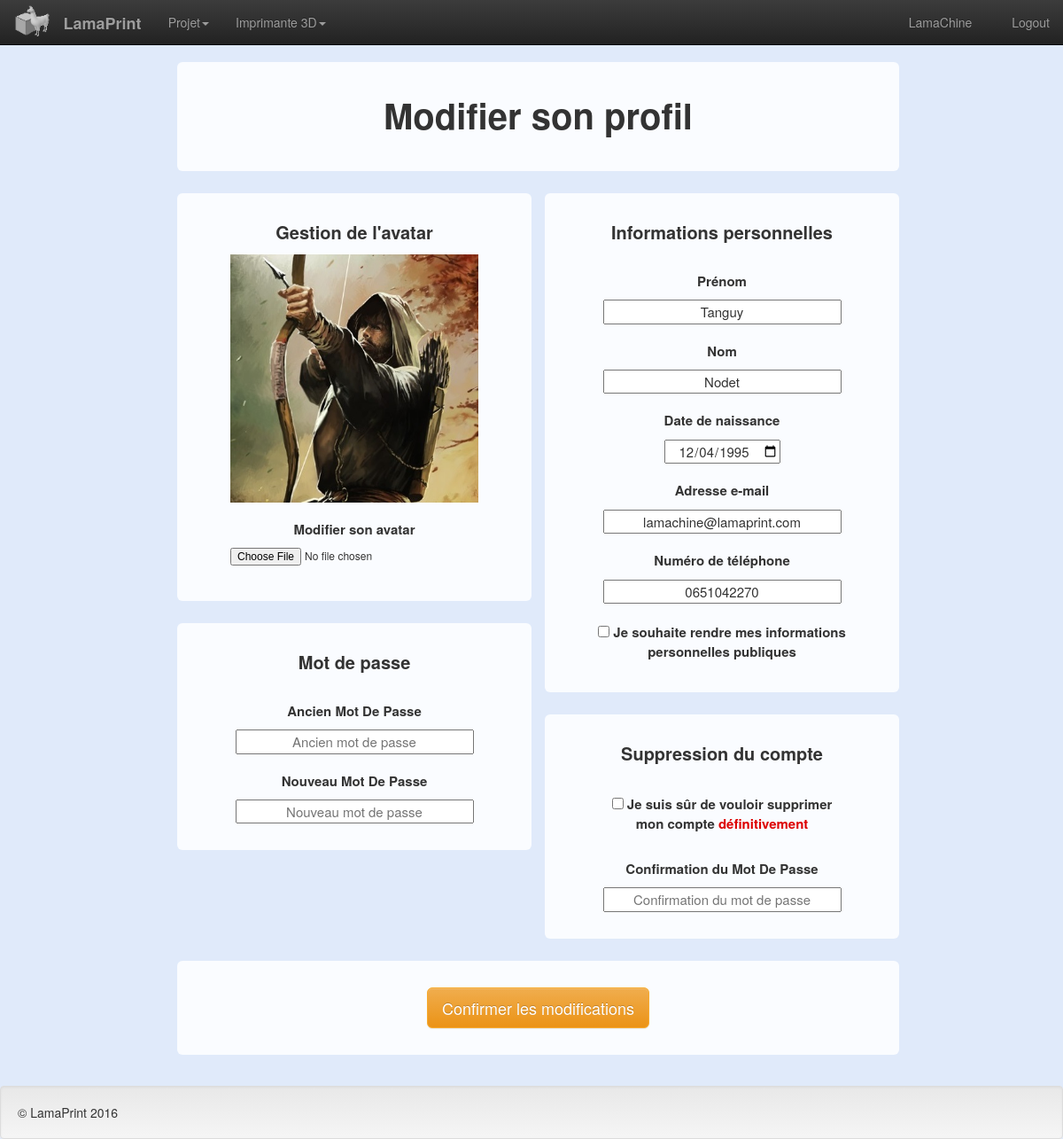
Screenshot of /profile?action=edit&user=LamaChine (signed in) with the database file from the repository.
### tables this page shows
CREATE TABLE user (
	username VARCHAR NOT NULL, 
	password VARCHAR, 
	mail VARCHAR, 
	lastname VARCHAR, 
	name VARCHAR, 
	address VARCHAR, 
	profile_image_path VARCHAR, 
	creation_date VARCHAR, 
	score INTEGER, 
	birthdate VARCHAR, 
	telephone VARCHAR, 
	PRIMARY KEY (username), 
	UNIQUE (username)
);

### test.py (the view)
@app.route('/profile', methods=['GET','POST'])
def profile():
	action = request.args.get('action', '')
	print("#!#!# action =", action, type(action))
	username = request.args.get('user', '')
	print("#!#!# user =", username, type(username))
	if request.method=='GET' and action=="view":
		print(session.get('username'))
		result=getUserInfo(username)
		if result is False:
			flash('Error: user \"'+ username + '\" may not exist.', 'warning')
			print('Error: user \"'+ username + '\" may not exist.')
			return redirect('/')
		else:
			if result[3] is not None:
				nom=result[3]
			if result[3] is None:
				nom='Non renseigné'
			if result[4] is not None:
				prenom=result[4]
			if result[4] is None:
				prenom='Non renseigné'
			if result[9] is not None:
				birthdate=result[9]
			if result[9] is None:
				birthdate='Non renseigné'
			if result[6] is not None:
				image="../"+result[6]
			if result[6] is None:
				image='../image/garou.png'		# image par défaut :)
			print("FETCH USER : image =", image)
			if result[2] is not None:
				mail=result[2]
			if result[2] is None:
				mail='lama@lamacorp.com'
			if result[10] is not None:
				phone=result[10]
			if result[10] is None:
				phone='NaN'
			result=getUserPrinter(username)
			if result is not False:
				printerid=result[0]
			if result is False:
				printerid=0
			return render_template("profile.html", name= "Profil", username=username, nom=nom, prenom=prenom, birthdate=birthdate, image=image, mail=mail, phone=phone,printerid=printerid)
	elif action=="edit":
		print("*****MODIFYPROFILE*****")
		userLogged = isUserLogged(username, request)
		if userLogged is False:
				print('Pas de cookie')
				flash('You must log in as correct user to edit your profile', 'info')
				return redirect('/login')
		elif userLogged is True:
			if request.method == 'POST':
				db = engine.connect()
				print("POST editprofile")
				path = uploadFile(request, "file", filepath="profile_images")
				if path is not None:
					image = "../"+path
					db.execute(user.update().values(profile_image_path = image).where(user.c.username == session.get('username')))
				else:
					image='../image/garou.png'
				print("IMAGE =", image)
				try:
					if request.form['firstname'] is not None:
						print("Add Firstname: "+request.form['firstname']+" to DB")
						smt=user.update().values(name=request.form['firstname']).where(user.c.username==username)
						db.execute(smt)
					if request.form['lastname'] is not None:
						print("Add lastname: "+request.form['lastname']+" to DB")
						smt=user.update().values(lastname=request.form['lastname']).where(user.c.username==username)
						db.execute(smt)
					if request.form['birthdate'] is not None:
						print("Add birthdate: "+request.form['birthdate']+" to DB")
						smt=user.update().values(birthdate=request.form['birthdate']).where(user.c.username==username)
						db.execute(smt)
					if request.form['mail'] is not None:
						print("Add mail: "+request.form['mail']+" to DB")
						smt=user.update().values(mail=request.form['mail']).where(user.c.username==username)
						db.execute(smt)
					if request.form['phonenumber'] is not None:
						print("Add phonenumber: "+request.form['phonenumber']+" to DB")
						smt=user.update().values(telephone=request.form['phonenumber']).where(user.c.username==username)
						db.execute(smt)
					if request.form.get('newmdp') is not "" and request.form.get('mdp') is not "":		# les champs ne sont jamais None mais plutôt ""
						print("##### CHANGE PASSWORD ASKED #####")
						newpassword = request.form['newmdp']
						password = request.form['mdp']
						passhash = hash_for(password)
						result = db.execute(select([user.c.password]).where(user.c.username == username)).fetchone()
						oldpasshash = result[0]
						if passhash==oldpasshash:
							newpasshash=hash_for(newpassword)
							print("Change password: "+newpassword+" to DB")
							smt=user.update().values(password=newpasshash).where(user.c.username==username)
							db.execute(smt)
							flash('Your password has been successfully changed', 'success')
						else:
							print("Password changed failed : wrong old password")
							flash("Password changed failed : wrong old password", 'warning')
					if request.form.get('DeletionCheckbox') is not None:
						print("##### ! DELETION ASKED ! #####")
						password = request.form['delconfirm']
						passhash = hash_for(password)
						result = db.execute(select([user.c.password]).where(user.c.username == username)).fetchone()
						storedpasshash = result[0]
						print(passhash)
						print(storedpasshash)
						if passhash==storedpasshash:
							print("! Correct password, deletion authorized !")
							smt = user.delete(user).where(user.c.username==username)
							print("user.delete(user).where(user.c.username==username) =", smt)
							print(db.execute(smt))
							print("##### ! DELETION COMPLETE ! #####")
							flash("Your account has been successfully deleted", 'danger')
							session.pop('logged', None)
							session.clear()
							resp = make_response(redirect('/'))
							resp.set_cookie('username', '', expires=0)
							return(resp)		# on déconnecte l'utilisateur, car sa page n'existe plus
						else:
							print("! Account deletion failed : wrong password !")
							flash("Account deletion failed : wrong password", 'warning')
							return redirect("/profile?action=view&user="+username)
				finally:
					db.close()
				flash("Your informations have been successfully updated", 'success')
				return redirect("/profile?action=view&user="+username)
			else:
				print("GET editprofile")
				print(session.get('username'))
				result=getUserInfo(username)
				if result is False:
					flash('Error: user \"'+ username + '\" may not exist.', 'warning')
					print('Error: user \"'+ username + '\" may not exist.')
					return redirect('/')
				else:
					if result[3] is not None:
						nom=result[3]
					if result[3] is None:
						nom='Non renseigné'
					if result[4] is not None:
						prenom=result[4]
					if result[4] is None:
						prenom='Non renseigné'
					if result[9] is not None:
						birthdate=result[9]
					if result[9] is None:
						birthdate='Non renseigné'
					if result[6] is not None:
						image="../"+result[6]
					if result[6] is None:
						image='../image/garou.png'		# image par défaut :)
					if result[2] is not None:
						mail=result[2]
					if result[2] is None:
						mail='Non renseigné'
					if result[10] is not None:
						phone=result[10]
					if result[10] is None:
						phone='NaN'
					return render_template("editprofile.html", name="Modifier le profil", username=username, nom=nom, prenom=prenom, birthdate=birthdate, image=image, mail=mail, phone=phone)

### test.py (called while the page is built)
def isUserLogged(username, request):
	print("??? Is " +username+ " logged ???")
	user=request.cookies.get('username')
	print("request.cookies.get('username') =", user)
	if(user==username):
		session['logged']=True
		session['username']=username
		return True
	else:
		return False

def getUserInfo(username):
	db = engine.connect()
	try:
		result = db.execute(select([user]).where(user.c.username == username)).fetchone()
		if result is None:
			print('**Encounter problem getting user\'s info**')
			return False
		else:
			return result
	finally:
		db.close()

### templates/editprofile.html (shortened to what this page needs)
{% extends "main.html" %}
{% block head %}
{{ super() }}
{% endblock %}
{% block navbar %}
{{ super() }}
{% endblock %}
{% block content %}
<div class="content">
	<form method="POST" action="/profile?action=edit&user={{username}}" enctype=multipart/form-data>
		<body>
			<div class="container register-text">
				<div class="jumbotron profile-title">
					<label for="titletext" class="profile-title">Modifier son profil</label>
				</div>
				<div class="container-globalprofile">
					<div class="col-md-6 no-padding">
						<div class="jumbotron container-leftprofile">
							<div class="form-style">
								<label class="profile-subtitle">Gestion de l'avatar</label>
								<br />
								<img src="{{image}}" name="avatar" id="avatar">
								<br />
								<label class="profile-text">Modifier son avatar</label>
								<input type="file" name="file" id="file" class="profile-text" style="width:300px; font-size:12px; margin-top:0px;" />
							</div>
						</div>
						<div class="jumbotron container-leftprofile">
							<label class="profile-subtitle">Mot de passe</label>
							<br />
							<label for="mdp" class="profile-text">Ancien Mot De Passe</label>
							<br />
							<input type="password" name="mdp" id="mdp" style="text-align:center;" placeholder="Ancien mot de passe" size="30" maxlength="64" />
							<br />
							<label for="newmdp" class="profile-text">Nouveau Mot De Passe</label>
							<br />
							<input type="password" name="newmdp" id="newmdp" style="text-align:center;" placeholder="Nouveau mot de passe" size="30" maxlength="64"/>
							<br />
						</div>
					</div>
					<div class="col-md-6 no-padding">
						<div class="jumbotron container-rightprofile">
							<label class="profile-subtitle">Informations personnelles</label>
							<br />
							<label for="firstname" class="profile-text">Prénom</label>
							<br />
							<input type="text" name="firstname" id="firstname" style="text-align:center;" value="{{prenom}}" placeholder="Entrez votre prénom ici" size="30" maxlength="64" />
							<label for="lastname" class="profile-text">Nom</label>
							<br />
							<input type="text" name="lastname" id="lastname" style="text-align:center;" value="{{nom}}" placeholder="Entrez votre nom ici" size="30" maxlength="64" />
							<label for="birthdate" class="profile-text">Date de naissance</label>
							<br />
							<input type="date" name="birthdate" id="birthdate" style="text-align:center;" value="{{birthdate}}" placeholder="JJ/MM/AAAA" size="30" maxlength="10" />
							<label for="mail" class="profile-text">Adresse e-mail</label>
							<br />
							<input type="email" name="mail" id="mail" style="text-align:center;" value="{{mail}}" placeholder="Entrez votre adresse e-mail" size="30" maxlength="64" />
							<label for="phonenumber" class="profile-text">Numéro de téléphone</label>
							<br />
							<input type="text" name="phonenumber" id="phonenumber" style="text-align:center;" value="{{phone}}" placeholder="Entrez votre numéro de téléphone" size="30" maxlength="10" />
							<br />
							<br />
							<label><input type="checkbox" name="PrivacyCheckbox" id="idcheckbox" value="valeur"/>	Je souhaite rendre mes informations personnelles publiques </label>
						</div>
						<div class="jumbotron container-rightprofile">
							<label class="profile-subtitle">Suppression du compte</label>
							<br />
							<br />
							<label><input type="checkbox" name="DeletionCheckbox" id="idcheckbox" value="valeur"/> Je suis sûr de vouloir supprimer mon compte <label style="color:#DD0000;"> définitivement </label></label>
							<label for="delconfirm" class="profile-text">Confirmation du Mot De Passe</label>
							<input type="password" name="delconfirm" id="delconfirm" style="text-align:center;" placeholder="Confirmation du mot de passe" size="30" maxlength="64" />
							<br />
						</div>
					</div>
				</div>
				<div class="col-md-12 no-padding">
					<div class="jumbotron">
						<button type="submit" class="btn btn-lg btn-warning profile-button-style">Confirmer les modifications</a>
					</div>
				</div>
			</div>
		</body>
	</form>
</div>
{% endblock %}
{% block footer %}
{{ super() }}
{% endblock %}

### templates/main.html (shortened to what this page needs)
<!DOCTYPE html>
<html>
	<head>
		{% block head %}
		<link rel="stylesheet" type="text/css" href="../bootstrap/css/bootstrap.min.css" />
		<link rel="stylesheet" type="text/css" href="../bootstrap/css/bootstrap-theme.min.css" />
		<link rel="stylesheet" type="text/css" href="../static/lamaprint.css" />
		{% endblock %}
	</head>
	<body>
		{% block navbar %}
		<nav class="navbar navbar-inverse navbar-fixed-top">
			<div class="container-fluid navbar-no-margin">
				<div class="navbar-header">
					<a class="navbar-brand" style="padding-top:5px" href="/"><img src="../image/logo.png" style="height:120%;width:auto"></a>
					<a class="navbar-brand" href="/"><b>LamaPrint</b></a>
				</div>
				<ul class="nav navbar-nav">
					<li class="dropdown">
						<a href="#" class="dropdown-toggle" data-toggle="dropdown" role="button" aria-haspopup="true" aria-expanded="false">Projet<span class="caret"></span></a>
					</li>
					<li class="dropdown">
						<a href="#" class="dropdown-toggle" data-toggle="dropdown" role="button" aria-haspopup="true" aria-expanded="false">Imprimante 3D<span class="caret"></span></a>
					</li>
				</ul>
				<ul class="nav navbar-nav navbar-right">
					{% if session.get('logged')==True %}
					<li><a href="/profile?action=view&user={{session['username']}}"><span class="glyphicon glyphicon-user"></span> {{session['username']}}</a></li>
					<li><a href="/logout"><span class="glyphicon glyphicon-log-out"></span> Logout</a></li>
					{% elif request.path == "/login" %}
					<li><a href="/register"><span class="glyphicon glyphicon-user"></span> Register</a></li>
					{% elif request.path == "/register" %}
					<li><a href="/login"><span class="glyphicon glyphicon-log-in"></span> Login</a></li>
					{% else %}
					<li><a href="/login"><span class="glyphicon glyphicon-log-in"></span> Login</a></li>
					<li><a href="/register"><span class="glyphicon glyphicon-user"></span> Register</a></li>
					{% endif %}
				</ul>
			</div>
		</nav>
		{% endblock %}
		<div class="container">
			{% block content %}{% endblock %}
		</div>
		{% block footer %}
		<footer>
			<div class="well">
				© LamaPrint 2016
			</div>
		</footer>
		{% endblock %}
	</body>
</html>

### static/lamaprint.css (style rules this page uses)
.navbar-no-margin { margin: 0px; width:100%; }
footer { width: 100%; height: 60px; }
body { background-color:#e0eafa }
img { width: 100%; }
.no-padding { padding-bottom:0px; padding-top:0px; padding-left:0px; padding-right:0px; }
.jumbotron { background-color:#fafcff; padding-top:30px; padding-bottom:30px; padding-left:0px; margin-bottom:25px; width: 815px; }
.form-style { margin-bottom:10px; }
.register-text { text-align:center; width:830px; font-size:15px; margin-top:20px; margin-bottom:10px; }
.profile-title { margin-top:0px; width:815px; font-size:40px; text-align:center; }
.profile-subtitle { margin-top:0px; font-size:20px; text-align:center; margin-top:0px; margin-bottom:10px; }
.profile-text { text-align:center; width:800px; font-size:15px; margin-top:20px; margin-bottom:10px; }
.container-globalprofile { width:830px; margin-left:0px; margin-right:0px; margin-top:0px; text-align:center; }
.container-leftprofile { width:400px; margin-left:0px; margin-right:0px; margin-top:0px; padding-left:0px; text-align:center; }
.container-rightprofile { width:400px; margin-left:0px; margin-right:0px; margin-top:0px; padding-right:0px; text-align:center; }
.profile-button-style { border-color:#f7aa2d; margin-bottom:0px; margin-top:0px; }

### rows the page displays
user: username "LamaChine", firstname "Tanguy", lastname "Nodet", birthdate "12/04/1995", mail "lamachine@lamaprint.com", phonenumber "0651042270"
